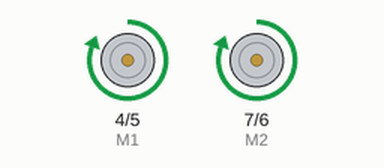
Recording of a sketch running on a simulated Arduino Uno, built with avr-gcc and run on an emulated ATmega328P. On the bench: direction and speed pins drawn as motors (green arrow = direction pin HIGH = forward, orange = LOW = backward, longer = more drive).

Above: at 2.1 s.
At 7.6 s:
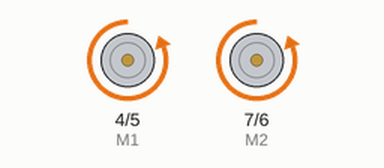
At 19.6 s:
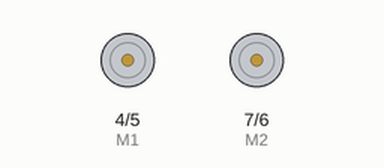
At 35.6 s:
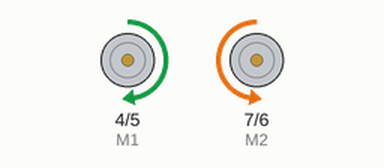
Timing chart, 0 to 40.0 s (numbered marks = the images above):
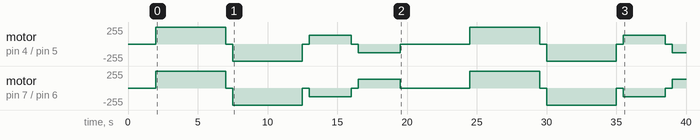

The sketch:

romeo_motor_test.ino
```cpp
// Romeo Motor Test
// based on sample code from:
// http://www.dfrobot.com/wiki/index.php/Romeo_V2-All_in_one_Controller_(R3)_(SKU:DFR0225)
// 7.2 battery to power motors and board
// in practice may need to power board seperately from servos and motors
// fwd, back, turn test

// Standard PWM DC control
int E1 = 5;    // M1 Speed Control
int E2 = 6;    // M2 Speed Control
int M1 = 4;    // M1 Direction Control
int M2 = 7;    // M1 Direction Control


void halt(void)                    // Stop
{
  digitalWrite(E1,LOW);
  digitalWrite(E2,LOW);
}
void fwd(byte a,byte b)          // Move forward
{
  analogWrite (E1,a);            // PWM Speed Control
  digitalWrite(M1,HIGH);
  analogWrite (E2,b);
  digitalWrite(M2,HIGH);
}
void rev(byte a,byte b)          // Reverse
{
  analogWrite (E1,a);
  digitalWrite(M1,LOW);
  analogWrite (E2,b);
  digitalWrite(M2,LOW);
}
void turn_L (byte a,byte b)      // Turn Left
{
  analogWrite (E1,a);
  digitalWrite(M1,LOW);
  analogWrite (E2,b);
  digitalWrite(M2,HIGH);
}
void turn_R (byte a,byte b)     // Turn Right
{
  analogWrite (E1,a);
  digitalWrite(M1,HIGH);
  analogWrite (E2,b);
  digitalWrite(M2,LOW);
}

void setup(void)
{
  int i;
  for(i=4;i<=7;i++)
  {
    pinMode(i, OUTPUT);
  }
  delay(2000); // time to put robot down or whatever
} // end setup()

void loop() {
  fwd(255,255);
  delay(5000);
  halt();
  delay(500);
  rev(255,255);
  delay(5000);
  halt();
  delay(500);
  turn_R(128,128);
  delay(3000);
  halt();
  delay(500);
  turn_L(128,128);
  delay(3000);
  halt();
  delay(5000);

} // end loop()
```

Measured:
- by itself, motor on pin 4 (M1) / pin 5 (E1): stopped → forward 255/255 at 2.0 s, → stopped 5.0 s later, → backward 255/255 0.50 s later, → stopped 5.0 s later, … (15 changes in this stretch)
- by itself, motor on pin 7 (M2) / pin 6 (E2): stopped → forward 255/255 at 2.0 s, → stopped 5.0 s later, → backward 255/255 0.50 s later, → stopped 5.0 s later, … (15 changes in this stretch)
